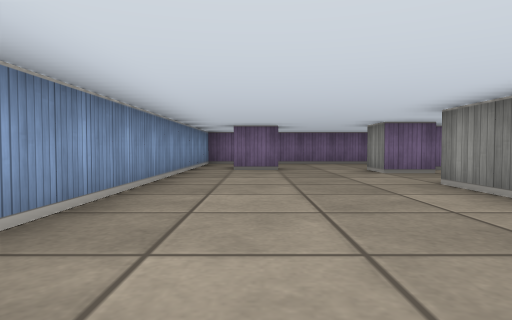
view 1 (above)

12 first-person views from a walk through a cub3D level. The camera is about half as high as the walls, tilts 2° down and sees 75° across. The floor is counted in squares. Each view is taken from the middle of a square. On the plan, view 1 faces up. The plan holds only what a view shows up to about 9 squares ahead; the rest is blank.

view 2
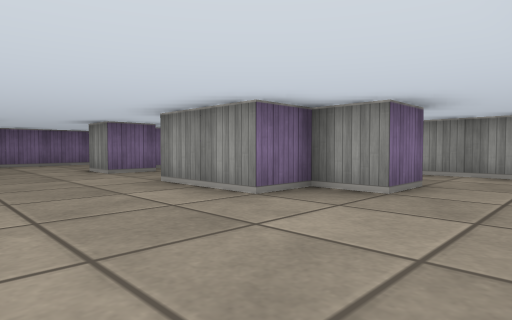

view 3
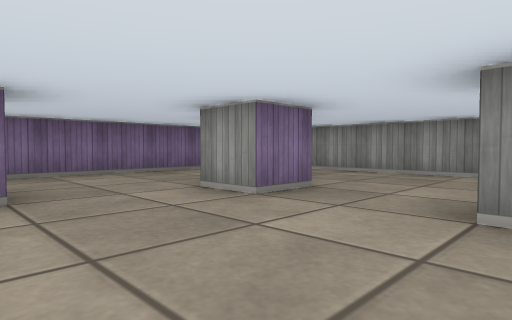

view 4
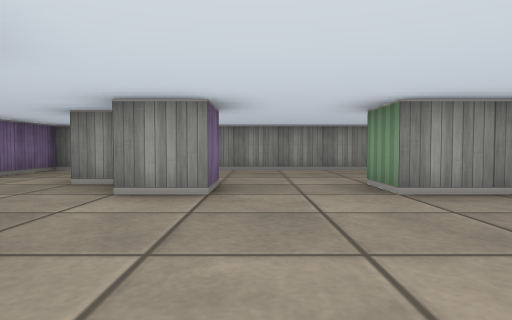

view 5
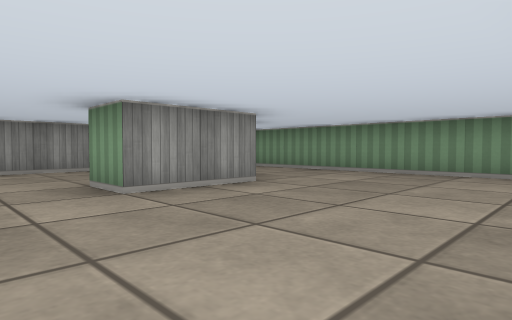

view 6
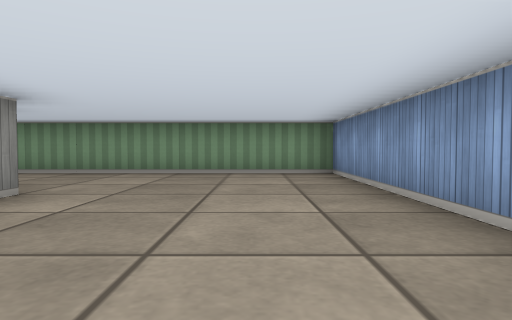

view 7
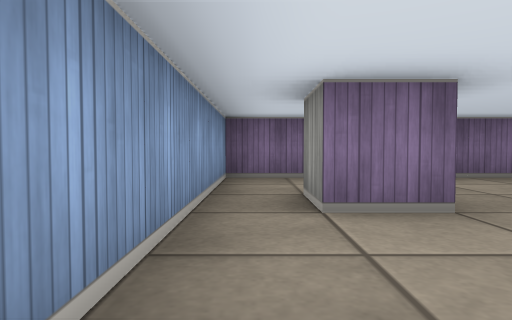

view 8
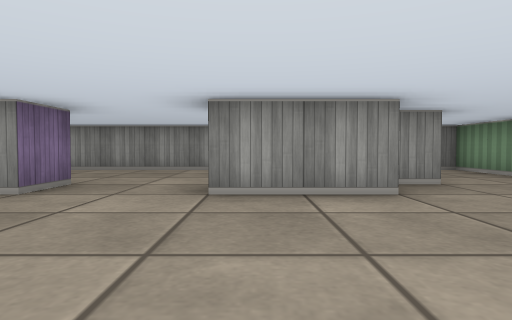

view 9
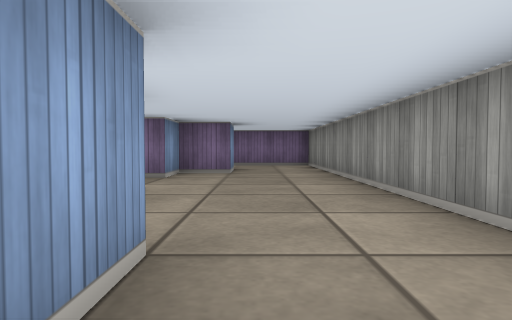

view 10
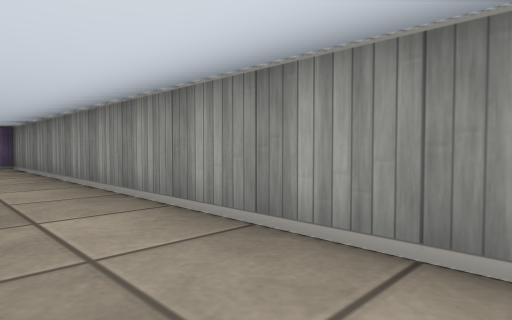

view 11
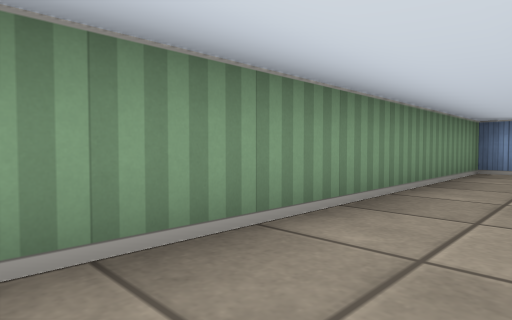

view 12
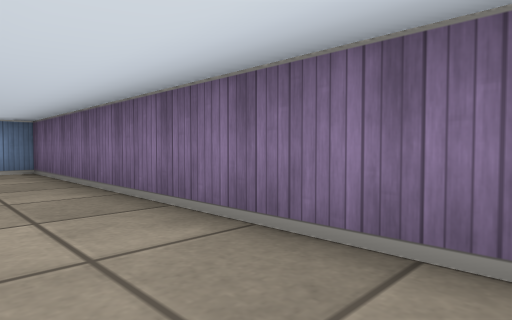

### Floor plan
Points are (right, up) in squares from view 1. A wall is a line through its corners. A room is listed if a view was taken in it or the views show most of it. See-through windows are left out.
Room 1 (views 1, 2, 3, 4, 5, 6, 7, 8, 9, 10, 11, 12)
walls: (0.6, 7.5) (-0.5, 7.5) (-0.5, 8.5); (3.5, 7.9) (3.5, 8.5); (4.5, 2.5) (4.5, 1.5) (3.5, 1.5) (3.5, 2.5) (2.5, 2.5) (2.5, 4.5) (3.5, 4.5); (4.5, 8.4) (4.5, 7.5) (3.5, 7.5) (3.5, 6.5) (2.5, 6.5) (2.5, 7.5); (-1.5, -0.5) (6.5, -0.5) (6.5, 10.5) (-1.5, 10.5) (-1.5, -0.5)

Where each view was taken, in squares from view 1:
view 1: 0 up, 0 right, facing up
view 2: 0 up, 0 right, facing up-right
view 3: 4 up, 0 right, facing up-right
view 4: 6 up, 1 left, facing right
view 5: 6 up, 1 left, facing down-right
view 6: 6 up, 0 right, facing down
view 7: 5 up, 1 left, facing up
view 8: 4 up, 1 left, facing right
view 9: 1 up, 5 right, facing up
view 10: 1 up, 5 right, facing up-right
view 11: 1 up, 6 right, facing down-left
view 12: 9 up, 6 right, facing up-left
